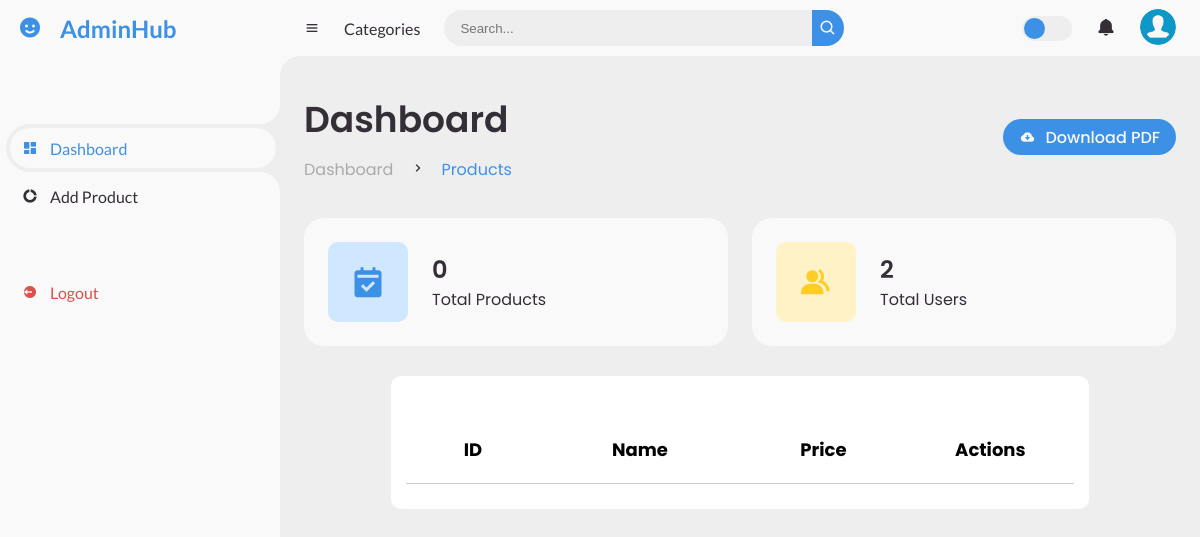
Page /account/ (signed in) on the earlier database version.
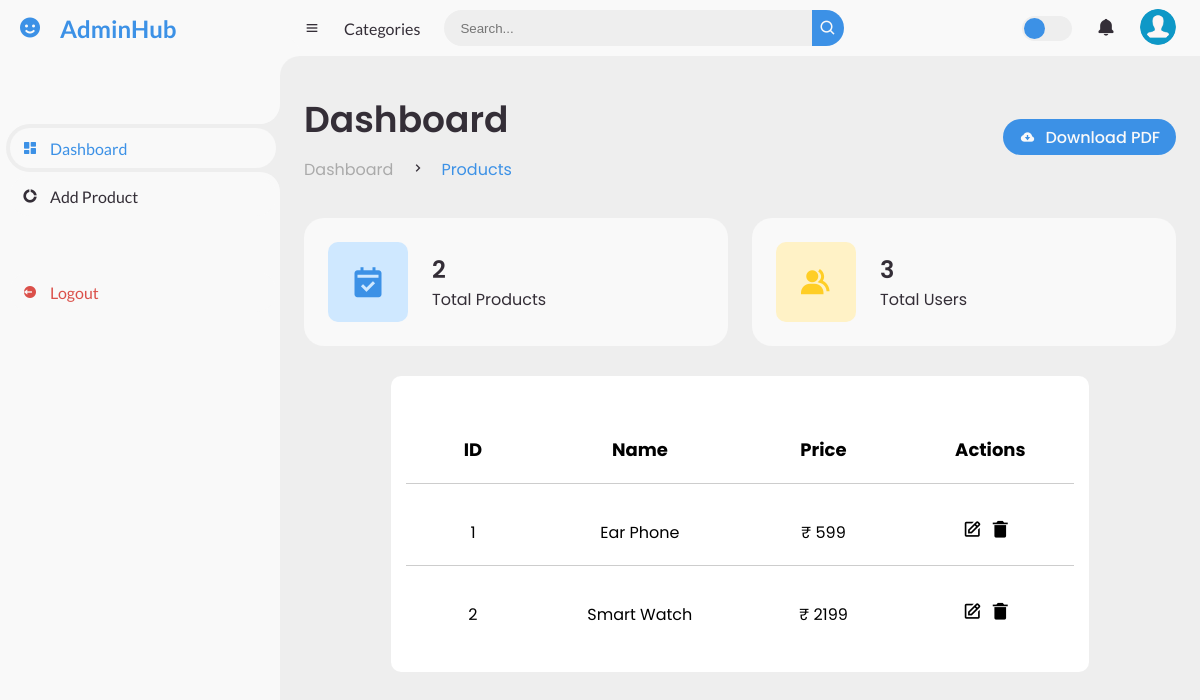
Same page on the later database version.
### core/models.py (models this page shows, shortened)
class Product(models.Model):
    name = models.CharField(max_length=150)
    price = models.IntegerField()
    photo = models.ImageField(upload_to='products')
    description = models.TextField()

### core/views.py (the view)
# urls.py: path('account/', admin_home, name='dashboard'),
@login_required(login_url='admin-login')
def admin_home(request):
    if request.user.is_superuser:
        products = Product.objects.all()
        users_count = User.objects.all().count()
        products_count = Product.objects.all().count()
        context = {'products': products, 'products_count': products_count, 'users_count': users_count}
        return render(request, 'backend/home.html', context)
    else:
        return redirect('admin-login')

### templates/backend/home.html (shortened to what this page needs)
{% extends "backend/base.html" %}
{% block content %}
<main>
    <div class="head-title">
        <div class="left">
            <h1>Dashboard</h1>
            <ul class="breadcrumb">
                <li>
                    <a href="#">Dashboard</a>
                </li>
                <li><i class='bx bx-chevron-right' ></i></li>
                <li>
                    <a class="active" href="#">Products</a>
                </li>
            </ul>
        </div>
        <a href="#" class="btn-download">
            <i class='bx bxs-cloud-download' ></i>
            <span class="text">Download PDF</span>
        </a>
    </div>
    <ul class="box-info">
        <li>
            <i class='bx bxs-calendar-check' ></i>
            <span class="text">
                <h3>{{products_count}}</h3>
                <p>Total Products</p>
            </span>
        </li>
        <li>
            <i class='bx bxs-group' ></i>
            <span class="text">
                <h3>{{users_count}}</h3>
                <p>Total Users</p>
            </span>
        </li>
    </ul>
    <div class="products">
        <div class="head">
            <div class="id">ID</div>
            <div class="name">Name</div>
            <div class="price">Price</div>
            <div class="actions">
                Actions
            </div>
        </div>
        {% for x in products %}
        <div class="product">
            <div class="id">{{forloop.counter}}</div>
            <div class="name">{{x.name}}</div>
            <div class="price">&#8377; {{x.price}}</div>
            <div class="actions">
                <a href="{% url 'edit-product' x.id %}"><i class='bx bx-edit'></i></a>
                <a href="{% url 'delete-product' x.id %}"><i class='bx bxs-trash-alt'></i></a>
            </div>
        </div>
        {% endfor %}
    </div>
</main>
{% endblock content %}

Differences in the rows shown:
added Product: name "Ear Phone", price "599"
added Product: name "Smart Watch", price "2199"
Other differences:
{{ products_count }}: "0" → "2"
{{ users_count }}: "2" → "3"
